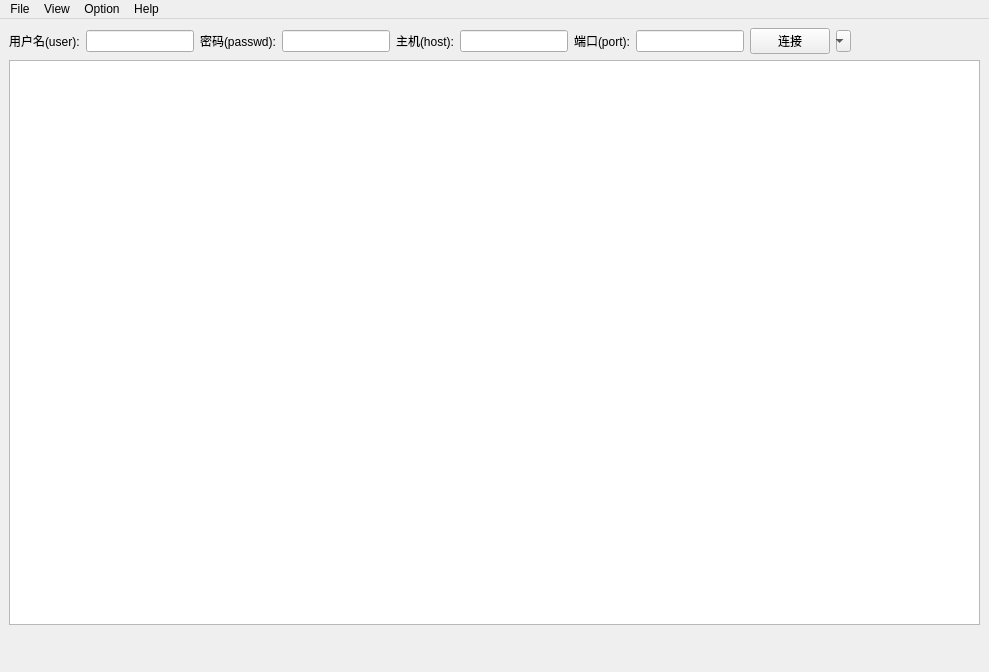
<?xml version="1.0" encoding="UTF-8"?>
<ui version="4.0">
 <class>MainWindow</class>
 <widget class="QMainWindow" name="MainWindow">
  <property name="geometry">
   <rect>
    <x>0</x>
    <y>0</y>
    <width>989</width>
    <height>672</height>
   </rect>
  </property>
  <property name="windowTitle">
   <string>MainWindow</string>
  </property>
  <widget class="QWidget" name="centralwidget">
   <layout class="QGridLayout" name="gridLayout">
    <item row="0" column="0">
     <layout class="QHBoxLayout" name="horizontalLayout">
      <item>
       <widget class="QLabel" name="label_2">
        <property name="text">
         <string>用户名(user):</string>
        </property>
       </widget>
      </item>
      <item>
       <widget class="QLineEdit" name="userLineEdit">
        <property name="sizePolicy">
         <sizepolicy hsizetype="Fixed" vsizetype="Fixed">
          <horstretch>0</horstretch>
          <verstretch>0</verstretch>
         </sizepolicy>
        </property>
       </widget>
      </item>
      <item>
       <widget class="QLabel" name="label_3">
        <property name="text">
         <string>密码(passwd):</string>
        </property>
       </widget>
      </item>
      <item>
       <widget class="QLineEdit" name="passWdEdit">
        <property name="enabled">
         <bool>true</bool>
        </property>
        <property name="sizePolicy">
         <sizepolicy hsizetype="Fixed" vsizetype="Fixed">
          <horstretch>0</horstretch>
          <verstretch>0</verstretch>
         </sizepolicy>
        </property>
       </widget>
      </item>
      <item>
       <widget class="QLabel" name="label">
        <property name="text">
         <string>主机(host):</string>
        </property>
       </widget>
      </item>
      <item>
       <widget class="QLineEdit" name="hostEdit">
        <property name="sizePolicy">
         <sizepolicy hsizetype="Fixed" vsizetype="Fixed">
          <horstretch>0</horstretch>
          <verstretch>0</verstretch>
         </sizepolicy>
        </property>
       </widget>
      </item>
      <item>
       <widget class="QLabel" name="label_4">
        <property name="text">
         <string>端口(port):</string>
        </property>
       </widget>
      </item>
      <item>
       <widget class="QLineEdit" name="portEdit">
        <property name="sizePolicy">
         <sizepolicy hsizetype="Fixed" vsizetype="Fixed">
          <horstretch>0</horstretch>
          <verstretch>0</verstretch>
         </sizepolicy>
        </property>
        <property name="minimumSize">
         <size>
          <width>0</width>
          <height>0</height>
         </size>
        </property>
        <property name="frame">
         <bool>true</bool>
        </property>
       </widget>
      </item>
      <item>
       <widget class="QPushButton" name="pushButton">
        <property name="sizePolicy">
         <sizepolicy hsizetype="Fixed" vsizetype="Fixed">
          <horstretch>0</horstretch>
          <verstretch>0</verstretch>
         </sizepolicy>
        </property>
        <property name="text">
         <string>连接</string>
        </property>
       </widget>
      </item>
      <item>
       <widget class="QComboBox" name="comboBox">
        <property name="maximumSize">
         <size>
          <width>15</width>
          <height>16777215</height>
         </size>
        </property>
        <property name="editable">
         <bool>false</bool>
        </property>
        <property name="currentText">
         <string/>
        </property>
       </widget>
      </item>
      <item>
       <spacer name="horizontalSpacer">
        <property name="orientation">
         <enum>Qt::Horizontal</enum>
        </property>
        <property name="sizeHint" stdset="0">
         <size>
          <width>40</width>
          <height>20</height>
         </size>
        </property>
       </spacer>
      </item>
     </layout>
    </item>
    <item row="2" column="0">
     <widget class="QWidget" name="widget" native="true">
      <property name="sizePolicy">
       <sizepolicy hsizetype="Expanding" vsizetype="Preferred">
        <horstretch>0</horstretch>
        <verstretch>0</verstretch>
       </sizepolicy>
      </property>
      <layout class="QHBoxLayout" name="horizontalLayout_3">
       <item>
        <widget class="QLabel" name="fileNume">
         <property name="text">
          <string/>
         </property>
        </widget>
       </item>
      </layout>
     </widget>
    </item>
    <item row="1" column="0">
     <widget class="QTreeView" name="treeView">
      <property name="sizePolicy">
       <sizepolicy hsizetype="Expanding" vsizetype="Expanding">
        <horstretch>0</horstretch>
        <verstretch>0</verstretch>
       </sizepolicy>
      </property>
     </widget>
    </item>
   </layout>
  </widget>
  <widget class="QMenuBar" name="menuBar">
   <property name="geometry">
    <rect>
     <x>0</x>
     <y>0</y>
     <width>989</width>
     <height>23</height>
    </rect>
   </property>
   <widget class="QMenu" name="menuFile">
    <property name="title">
     <string>File</string>
    </property>
   </widget>
   <widget class="QMenu" name="menuView">
    <property name="title">
     <string>View</string>
    </property>
   </widget>
   <widget class="QMenu" name="menuOption">
    <property name="title">
     <string>Option</string>
    </property>
   </widget>
   <widget class="QMenu" name="menuHelp">
    <property name="title">
     <string>Help</string>
    </property>
   </widget>
   <addaction name="menuFile"/>
   <addaction name="menuView"/>
   <addaction name="menuOption"/>
   <addaction name="menuHelp"/>
  </widget>
 </widget>
 <resources/>
 <connections/>
</ui>
